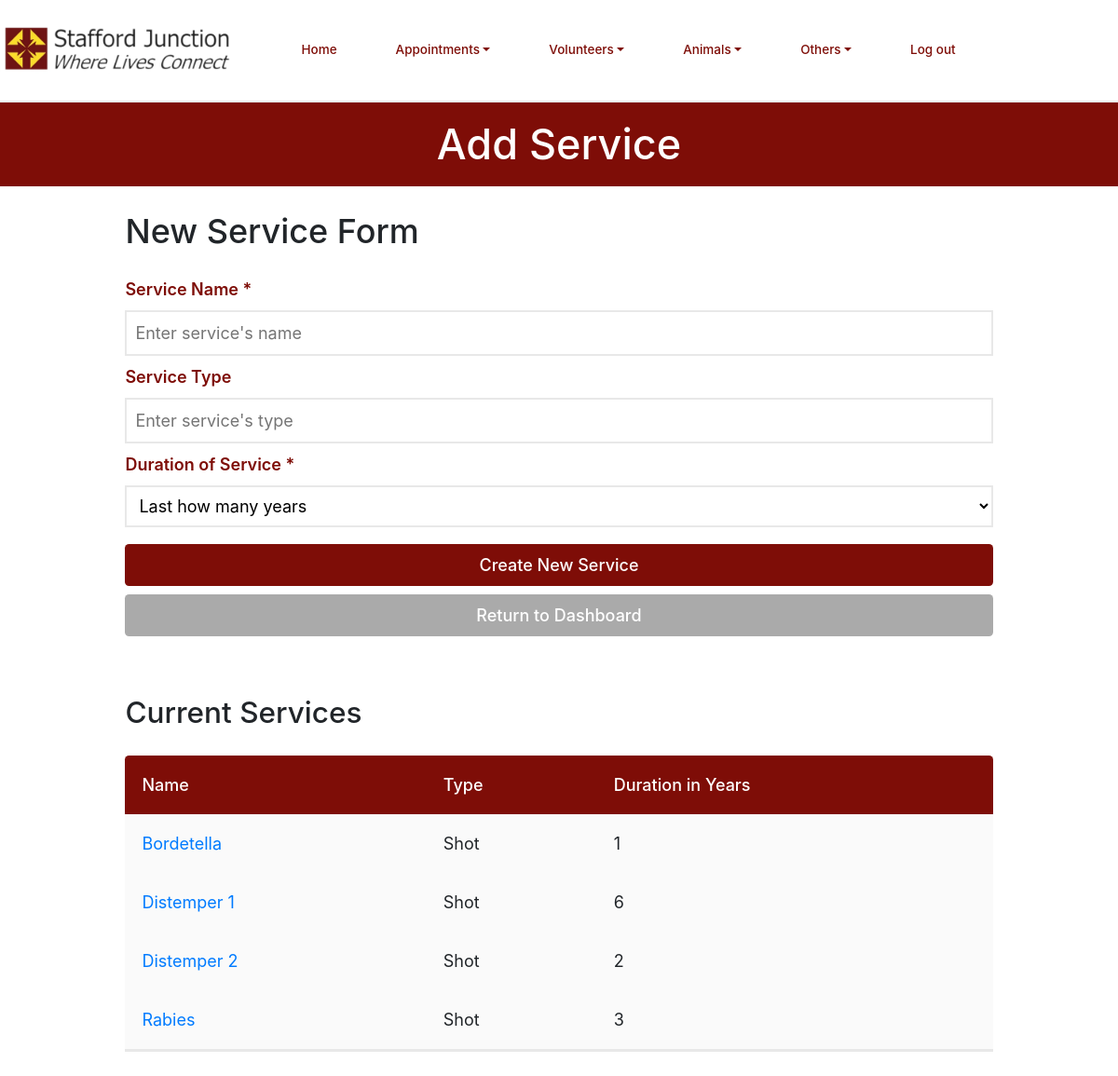
The page /addService.php (signed in) on the database as committed earlier.
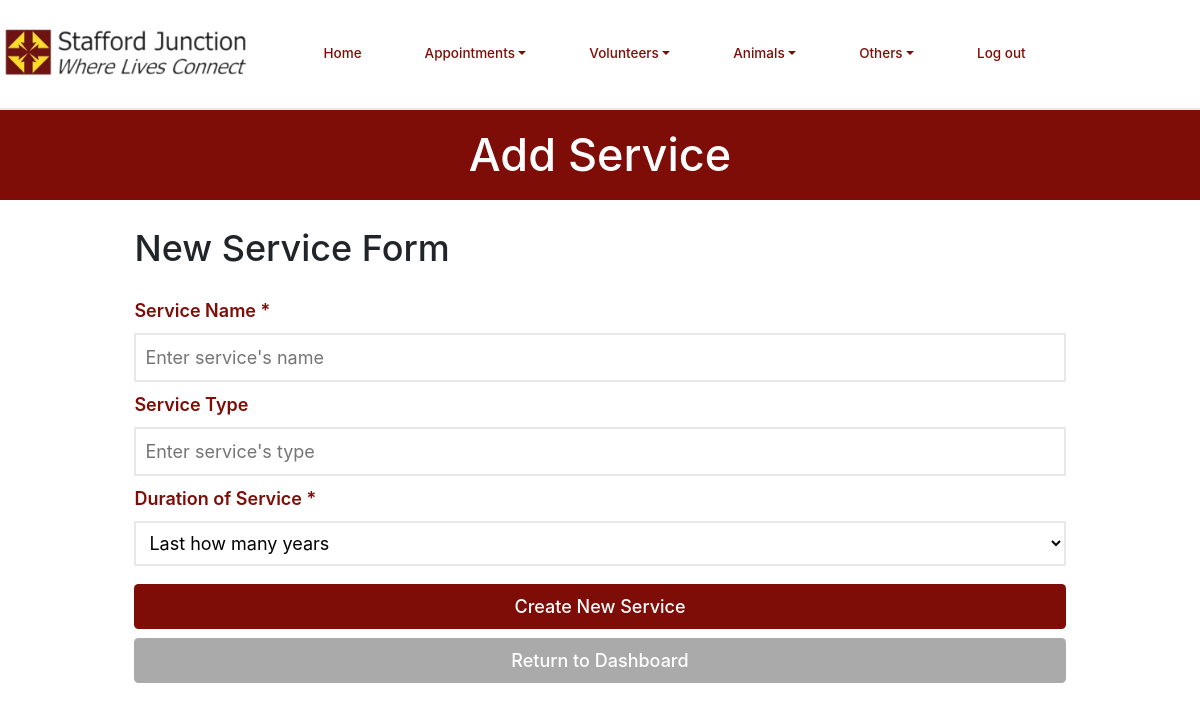
The same page on the database as committed later.
### tables this page shows
CREATE TABLE `dbServices` (
  `id` int(11) NOT NULL,
  `name` varchar(256) NOT NULL,
  `type` varchar(256) NOT NULL,
  `duration_years` int(11) NOT NULL
);

### database/dbServices.php (called while the page is built, shortened)
<?php
function find_allServices() {
    $connection = connect();
    $query = "select * from dbServices";
    $result = mysqli_query($connection, $query);
    $service = mysqli_fetch_all($result, MYSQLI_ASSOC);
    if ($service) {
        return $service;
    }
    return null;
}
?>

### addService.php (the view, shortened to what this page needs)
<?php
function displaySearchRow($location){
    echo "
    <tr>
        <td><a href='viewService.php?id=".$location['id']."'>" . $location['name'] . "</a></td>
        <td>" . $location['type'] . "</td>
        <td>" . $location['duration_years'] . "</td>
    </tr>";
}
    $date = null;
?>
<!DOCTYPE html>
<html>
    <head>
        <?php require_once('universal.inc') ?>
    </head>
    <body>
        <?php require_once('header.php') ?>
        <h1>Add Service</h1>
        <main class="date">
            <h2>New Service Form</h2>
            <form id="new-service-form" method="post">
                <label for="name">Service Name *</label>
                <input type="text" id="name" name="name" required placeholder="Enter service's name">
                <label for="name">Service Type</label>
                <input type="text" id="type" name="type" required placeholder="Enter service's type">
				<label for="name">Duration of Service *</label>
                <select id="duration_years" name="duration_years" required>
                    <option value="">Last how many years</option>
                </select>
                <input type="submit" value="Create New Service">
            </form>
            <?php if ($date): ?>
                <a class="button cancel" href="calendar.php?month=<?php echo substr($date, 0, 7) ?>" style="margin-top: -.5rem">Return to Calendar</a>
            <?php else: ?>
                <a class="button cancel" href="index.php" style="margin-top: -.5rem">Return to Dashboard</a>
            <?php endif ?>
            <?php
                include_once('database/dbServices.php');
                $services = find_allServices();
                if ($services){
                    echo "<h3>Current Services</h3>";
                    echo '
                    <div class="table-wrapper">
                        <table class="general">
                            <thead>
                                <tr>
                                    <th>Name</th>
                                    <th>Type</th>
                                    <th>Duration in Years</th>
                                </tr>
                            </thead>
                            <tbody class="standout">';
                    foreach ($services as $service) {
                        displaySearchRow($service);
                    }
                    echo '
                            </tbody>
                        </table>
                    </div>';
                }
            ?>
        </main>
    </body>
</html>

Rows that differ between the two databases and show on the page:
removed dbservices: name "Bordetella", type "Shot", duration_years "1"
removed dbservices: name "Distemper 1", type "Shot", duration_years "6"
removed dbservices: name "Distemper 2", type "Shot", duration_years "2"
removed dbservices: name "Rabies", type "Shot", duration_years "3"
Other text that changed with them:
text no longer shown: "Current Services Name Type Duration in Years"
